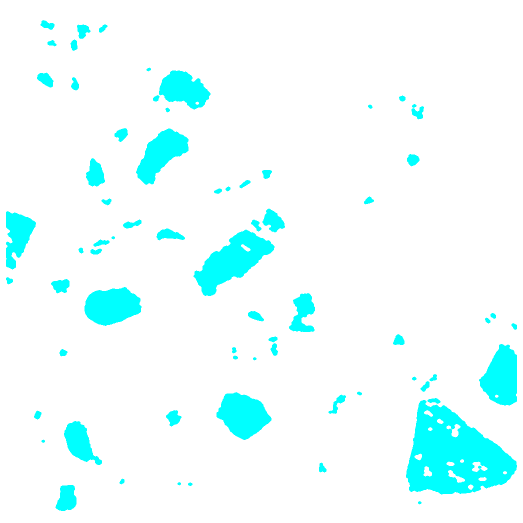
#> input picture result/mask1Albite_transparent.png, 1046 x 1046 px (shown at 1/2 size)
$ python composite_img.py
#> lines starting #> are read from the running program, lines starting #| are printed output that depends on the picture
# -*- coding: utf-8 -*-
# @Time : 2020/3/6 上午11:22
# @Author : LuoLu
# @FileName: composite_img.py
# @Software: PyCharm
# @Github ：https://github.com/luolugithub
# @E-mail ：argluolu@gmail.com
import numpy
from PIL import Image
import cv2 as cv

background = Image.new('RGB', (1046, 1046), color='black').convert('RGBA')

foreground1 = Image.open("result/mask1Albite_transparent.png").convert('RGBA')
#> foreground1 is the input picture: PIL image 1046x1046 RGBA; mean R, G, B, A 0, 21.3, 21.3, 21.3
foreground2 = Image.open("result/mask1Quartz_transparent.png").convert('RGBA')
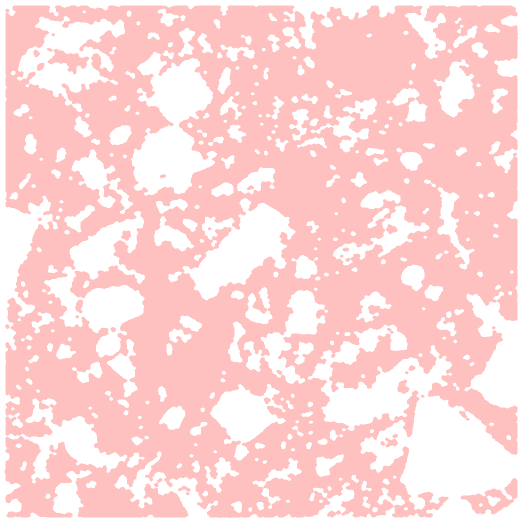
#> input picture result/mask1Quartz_transparent.png, 1046 x 1046 px (shown at 1/2 size)
#> foreground2 is the input picture: PIL image 1046x1046 RGBA; mean R, G, B, A 162.4, 122.3, 122.3, 162.4
foreground3 = Image.open("result/mask1Illite_transparent.png").convert('RGBA')
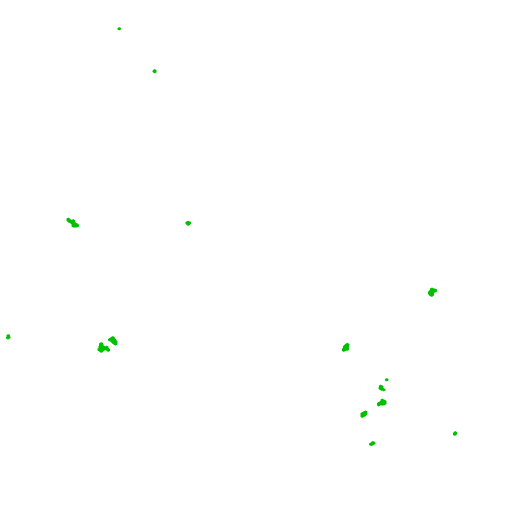
#> input picture result/mask1Illite_transparent.png, 1046 x 1046 px (shown at 1/2 size)
#> foreground3 is the input picture: PIL image 1046x1046 RGBA; mean R, G, B, A 0, 0.4, 0, 0.5
foreground4 = Image.open("result/mask1K-Feldspar_transparent.png").convert('RGBA')
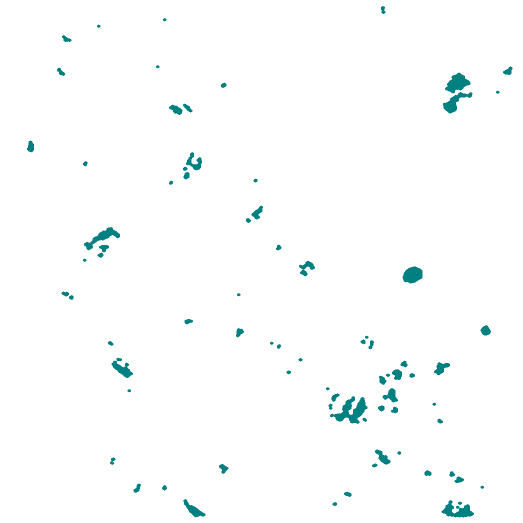
#> input picture result/mask1K-Feldspar_transparent.png, 1046 x 1046 px (shown at 1/2 size)
#> foreground4 is the input picture: PIL image 1046x1046 RGBA; mean R, G, B, A 0, 2, 2, 4
# foreground5 = Image.open("result/maskShenzi_transparent.png").convert('RGBA')
# foreground6 = Image.open("result/maskCaolv_transparent.png").convert('RGBA')
# foreground7 = Image.open("result/maskLightFen_transparent.png").convert('RGBA')


background.paste(foreground1, (0, 0), foreground1)
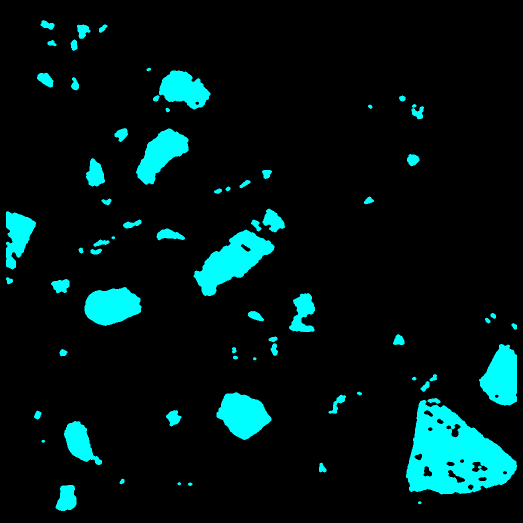
#> background: PIL image 1046x1046 RGBA (shown at 1/2 size); mean R, G, B, A 0, 21.3, 21.3, 255
background.paste(foreground2, (0, 0), foreground2)
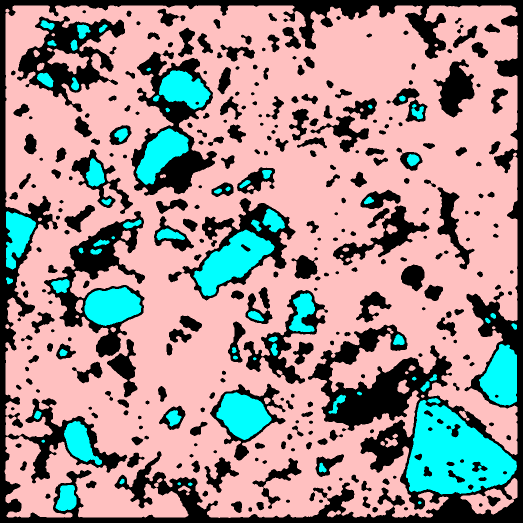
#> background: PIL image 1046x1046 RGBA (shown at 1/2 size); mean R, G, B, A 162.4, 143.6, 143.6, 255
background.paste(foreground3, (0, 0), foreground3)
background.paste(foreground4, (0, 0), foreground4)
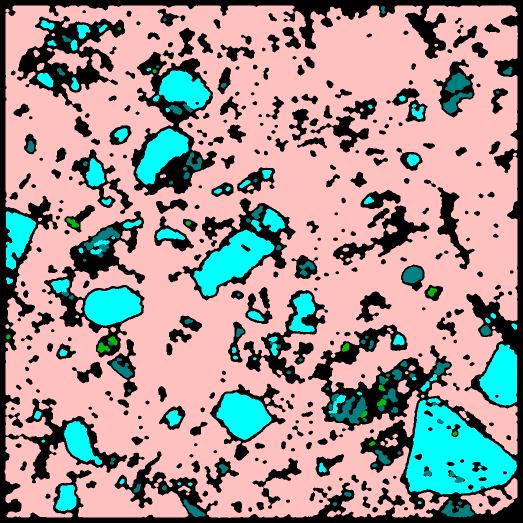
#> background: PIL image 1046x1046 RGBA (shown at 1/2 size); mean R, G, B, A 162.4, 146, 145.6, 255
# [5 lines of commented-out code are left out]
background.save("result/1result.png")
background.show()
